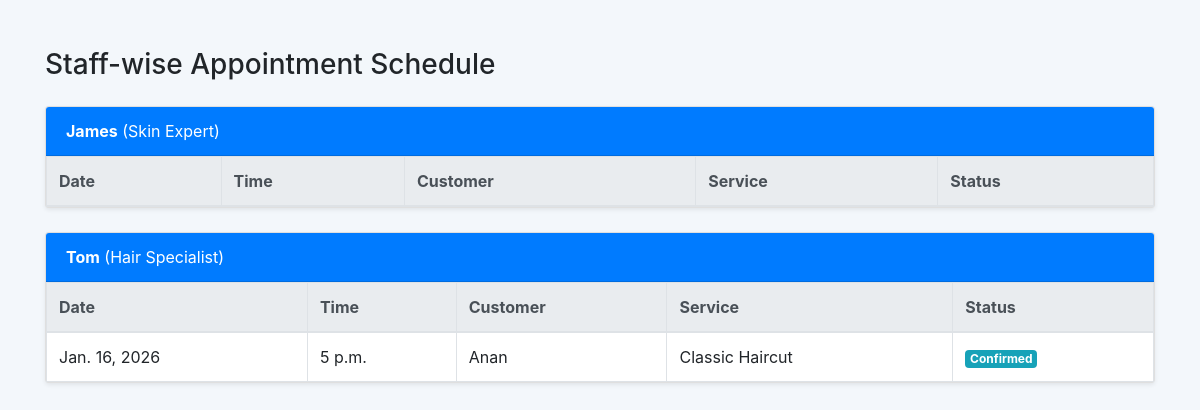
The app's page /Admin_App/Staff_Calendar/ with its own data.
### Admin_App/models.py (models this page shows)
class Staffdb(models.Model):
    Staff_Name =models.CharField(max_length=15,blank=True,null=True)
    Role = models.CharField(max_length=50, null=True, blank=True)
    Work_category = models.CharField(max_length=50, null=True, blank=True)
    Services = models.TextField(null=True, blank=True)
    Phone = models.CharField(max_length=15, null=True, blank=True)
    Email = models.EmailField(null=True, blank=True)
    Experience =models.CharField(max_length=50, null=True, blank=True)
    Salary = models.IntegerField(null=True, blank=True)
    Staff_image = models.ImageField(upload_to="Staff", null=True, blank=True)

### Main_App/models.py (models this page shows)
class Appointmentdb(models.Model):
    STATUS_CHOICES = (
        ('pending', 'Pending'),
        ('confirmed', 'Confirmed'),
        ('cancelled', 'Cancelled'),
        ('completed', 'Completed'),
    )
    STAFF_LEVEL_CHOICES = (
        ('gold', 'Gold Level'),
        ('silver', 'Silver Level'),
        ('bronze', 'Bronze Level'),
    )
    Customer_name = models.CharField(max_length=100, blank=True, null=True)
    Phone = models.CharField(max_length=10, blank=True, null=True)
    Category = models.CharField(max_length=100, blank=True, null=True)
    Service = models.CharField(max_length=100, blank=True, null=True)
    appointment_date = models.DateField()
    appointment_time = models.TimeField()
    staff_level = models.CharField(
        max_length=20,
        choices=STAFF_LEVEL_CHOICES
    )
    assigned_staff = models.CharField(
        max_length=100,
        null=True,
        blank=True
    )
    status = models.CharField(
        max_length=20,
        choices=STATUS_CHOICES,
        default='pending'
    )
    created_at = models.DateTimeField(auto_now_add=True)

### Admin_App/views.py (the view)
# urls.py: path('Staff_Calendar/', views.staff_calendar, name='staff_calendar'),
def staff_calendar(request):
    staff_list = Staffdb.objects.all()
    appointments = Appointmentdb.objects.filter(status__in=['confirmed', 'completed'])
    return render(request, "Staff_Calendar.html", {
        'staff_list': staff_list,
        'appointments': appointments
    })

### Admin_App/templates/Staff_Calendar.html (shortened to what this page needs)
<!doctype html>
<html>
<head>
<link rel="stylesheet" href="https://stackpath.bootstrapcdn.com/bootstrap/4.5.2/css/bootstrap.min.css">
</head>
<body style="background:#f3f7fb;">
<div class="container mt-5">
<h3 class="mb-4">Staff-wise Appointment Schedule</h3>
{% for staff in staff_list %}
<div class="card mb-4 shadow-sm">
    <div class="card-header bg-primary text-white">
        <strong>{{ staff.Staff_Name }}</strong> ({{ staff.Role }})
    </div>
    <div class="card-body p-0">
        <table class="table table-bordered mb-0">
            <thead class="thead-light">
                <tr>
                    <th>Date</th>
                    <th>Time</th>
                    <th>Customer</th>
                    <th>Service</th>
                    <th>Status</th>
                </tr>
            </thead>
            <tbody>
            {% for a in appointments %}
                {% if a.assigned_staff == staff.Staff_Name %}
                <tr>
                    <td>{{ a.appointment_date }}</td>
                    <td>{{ a.appointment_time }}</td>
                    <td>{{ a.Customer_name }}</td>
                    <td>{{ a.Service }}</td>
                    <td>
                        <span class="badge badge-info">{{ a.status|title }}</span>
                    </td>
                </tr>
                {% endif %}
            {% empty %}
                <tr>
                    <td colspan="5" class="text-center text-muted">
                        No appointments
                    </td>
                </tr>
            {% endfor %}
            </tbody>
        </table>
    </div>
</div>
{% endfor %}
</div>
</body>
</html>

### records on screen
Staffdb: Staff_Name "James", Role "Skin Expert"
Staffdb: Staff_Name "Tom", Role "Hair Specialist"
Appointmentdb: appointment_date "Jan. 16, 2026", appointment_time "5 p.m.", Customer_name "Anan", Service "Classic Haircut", status "Confirmed"
